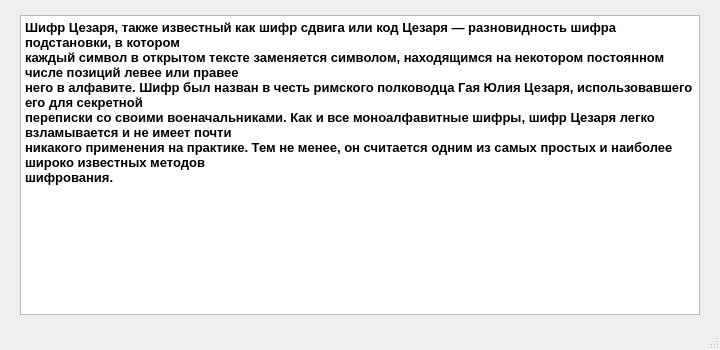
<?xml version="1.0" encoding="UTF-8"?>
<ui version="4.0">
 <class>CaesarEnqInf</class>
 <widget class="QMainWindow" name="CaesarEnqInf">
  <property name="geometry">
   <rect>
    <x>0</x>
    <y>0</y>
    <width>720</width>
    <height>350</height>
   </rect>
  </property>
  <property name="font">
   <font>
    <pointsize>10</pointsize>
    <weight>75</weight>
    <italic>false</italic>
    <bold>true</bold>
    <underline>false</underline>
    <strikeout>false</strikeout>
    <kerning>true</kerning>
   </font>
  </property>
  <property name="windowTitle">
   <string>Про шифр Цезаря</string>
  </property>
  <widget class="QWidget" name="centralwidget">
   <widget class="QPlainTextEdit" name="caeser_enq_inf">
    <property name="geometry">
     <rect>
      <x>20</x>
      <y>15</y>
      <width>680</width>
      <height>300</height>
     </rect>
    </property>
    <property name="readOnly">
     <bool>true</bool>
    </property>
    <property name="plainText">
     <string>Шифр Цезаря, также известный как шифр сдвига или код Цезаря — разновидность шифра подстановки, в котором
каждый символ в открытом тексте заменяется символом, находящимся на некотором постоянном числе позиций левее или правее
него в алфавите. Шифр был назван в честь римского полководца Гая Юлия Цезаря, использовавшего его для секретной
переписки со своими военачальниками. Как и все моноалфавитные шифры, шифр Цезаря легко взламывается и не имеет почти
никакого применения на практике. Тем не менее, он считается одним из самых простых и наиболее широко известных методов
шифрования.</string>
    </property>
   </widget>
  </widget>
  <widget class="QStatusBar" name="statusbar"/>
 </widget>
 <resources/>
 <connections/>
</ui>
